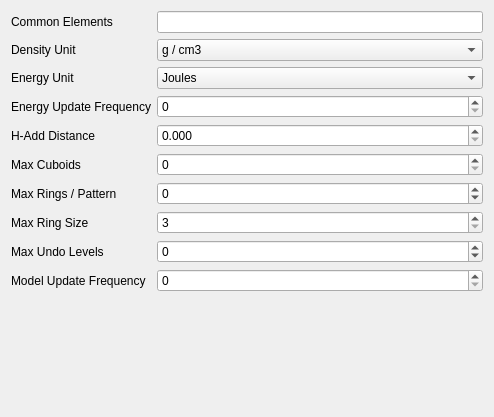
     <widget class="QWidget" name="ProgramTab" >
      <property name="geometry" >
       <rect>
        <x>0</x>
        <y>0</y>
        <width>494</width>
        <height>417</height>
       </rect>
      </property>
      <attribute name="title" >
       <string>Program</string>
      </attribute>
      <layout class="QVBoxLayout" name="verticalLayout_6" >
       <item>
        <layout class="QGridLayout" >
         <property name="margin" >
          <number>0</number>
         </property>
         <property name="spacing" >
          <number>6</number>
         </property>
         <item row="2" column="0" >
          <widget class="QLabel" name="label_17" >
           <property name="text" >
            <string>Energy Unit</string>
           </property>
          </widget>
         </item>
         <item row="7" column="0" >
          <widget class="QLabel" name="label_26" >
           <property name="text" >
            <string>Max Ring Size</string>
           </property>
          </widget>
         </item>
         <item row="0" column="0" >
          <widget class="QLabel" name="label_33" >
           <property name="text" >
            <string>Common Elements</string>
           </property>
          </widget>
         </item>
         <item row="9" column="1" >
          <widget class="QSpinBox" name="MaxUndoLevelsSpin" >
           <property name="toolTip" >
            <string>Number of undo levels per model (-1 = unlimited)</string>
           </property>
           <property name="suffix" >
            <string/>
           </property>
           <property name="minimum" >
            <number>-1</number>
           </property>
           <property name="maximum" >
            <number>999</number>
           </property>
          </widget>
         </item>
         <item row="2" column="1" >
          <widget class="QComboBox" name="EnergyUnitCombo" >
           <property name="toolTip" >
            <string>Global energy unit in use</string>
           </property>
           <item>
            <property name="text" >
             <string>Joules</string>
            </property>
           </item>
           <item>
            <property name="text" >
             <string>KiloJoules</string>
            </property>
           </item>
           <item>
            <property name="text" >
             <string>Calories</string>
            </property>
           </item>
           <item>
            <property name="text" >
             <string>KiloCalories</string>
            </property>
           </item>
           <item>
            <property name="text" >
             <string>ElectronVolts</string>
            </property>
           </item>
           <item>
            <property name="text" >
             <string>Hartree</string>
            </property>
           </item>
          </widget>
         </item>
         <item row="10" column="1" >
          <widget class="QSpinBox" name="ModelUpdateSpin" >
           <property name="toolTip" >
            <string>Model view update frequency for various methods</string>
           </property>
          </widget>
         </item>
         <item row="1" column="1" >
          <widget class="QComboBox" name="DensityUnitCombo" >
           <property name="toolTip" >
            <string>Global density unit in use</string>
           </property>
           <property name="currentIndex" >
            <number>0</number>
           </property>
           <item>
            <property name="text" >
             <string>g / cm3</string>
            </property>
           </item>
           <item>
            <property name="text" >
             <string>Atoms / &amp;#8491;&lt;sup>-3&lt;/sup></string>
            </property>
           </item>
          </widget>
         </item>
         <item row="7" column="1" >
          <widget class="QSpinBox" name="MaxRingSizeSpin" >
           <property name="toolTip" >
            <string>Maximum ring size detected when typing atoms</string>
           </property>
           <property name="minimum" >
            <number>3</number>
           </property>
          </widget>
         </item>
         <item row="1" column="0" >
          <widget class="QLabel" name="label_18" >
           <property name="text" >
            <string>Density Unit</string>
           </property>
          </widget>
         </item>
         <item row="9" column="0" >
          <widget class="QLabel" name="label_16" >
           <property name="text" >
            <string>Max Undo Levels</string>
           </property>
          </widget>
         </item>
         <item row="4" column="1" >
          <widget class="QDoubleSpinBox" name="HAddDistanceSpin" >
           <property name="toolTip" >
            <string>X-H distance used when adding hydrogen atoms to models</string>
           </property>
           <property name="decimals" >
            <number>3</number>
           </property>
          </widget>
         </item>
         <item row="3" column="0" >
          <widget class="QLabel" name="label_27" >
           <property name="text" >
            <string>Energy Update Frequency</string>
           </property>
          </widget>
         </item>
         <item row="3" column="1" >
          <widget class="QSpinBox" name="EnergyUpdateSpin" >
           <property name="toolTip" >
            <string>Frequency of energy output for various methods</string>
           </property>
           <property name="maximum" >
            <number>1000</number>
           </property>
          </widget>
         </item>
         <item row="10" column="0" >
          <widget class="QLabel" name="label_28" >
           <property name="text" >
            <string>Model Update Frequency</string>
           </property>
          </widget>
         </item>
         <item row="4" column="0" >
          <widget class="QLabel" name="label_19" >
           <property name="text" >
            <string>H-Add Distance</string>
           </property>
          </widget>
         </item>
         <item row="0" column="1" >
          <widget class="QLineEdit" name="CommonElementsEdit" >
           <property name="toolTip" >
            <string>List of common elements that appear as separate buttons in the Select Element dialog</string>
           </property>
          </widget>
         </item>
         <item row="6" column="0" >
          <widget class="QLabel" name="label_34" >
           <property name="text" >
            <string>Max Rings / Pattern</string>
           </property>
          </widget>
         </item>
         <item row="6" column="1" >
          <widget class="QSpinBox" name="MaxRingsSpin" >
           <property name="minimum" >
            <number>-1</number>
           </property>
           <property name="maximum" >
            <number>10000</number>
           </property>
          </widget>
         </item>
         <item row="5" column="0" >
          <widget class="QLabel" name="label_38" >
           <property name="text" >
            <string>Max Cuboids</string>
           </property>
          </widget>
         </item>
         <item row="5" column="1" >
          <widget class="QSpinBox" name="MaxCuboidsSpin" >
           <property name="toolTip" >
            <string>Maximum number of bonding cuboids to allow in any one cell direction</string>
           </property>
           <property name="maximum" >
            <number>1000</number>
           </property>
          </widget>
         </item>
        </layout>
       </item>
       <item>
        <spacer>
         <property name="orientation" >
          <enum>Qt::Vertical</enum>
         </property>
         <property name="sizeHint" stdset="0" >
          <size>
           <width>20</width>
           <height>40</height>
          </size>
         </property>
        </spacer>
       </item>
      </layout>
     </widget>
